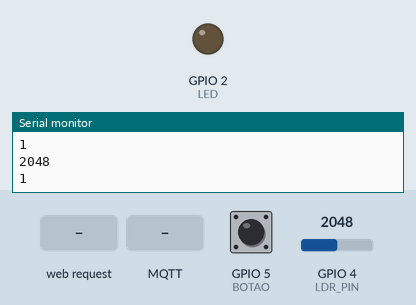
This sketch was run on a simulated ESP32. Shown: output pins drawn as LEDs (lit = HIGH), the last lines printed to the serial monitor. Inputs (shaded band) come from the test bench; at power-on: GPIO 4 (LDR_PIN) = 2048, GPIO 5 (BOTAO) HIGH. WiFi joins after 1.5 s; servers stay silent unless stated; no MQTT or app messages arrive unless stated.

Above: at 2.7 s.
2.8 s: HTTP request GET /virtual received
At 3.9 s:
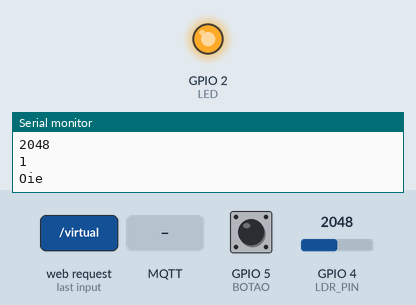
5.0 s: MQTT message "1" arrives on the first subscribed topic
At 6.3 s:
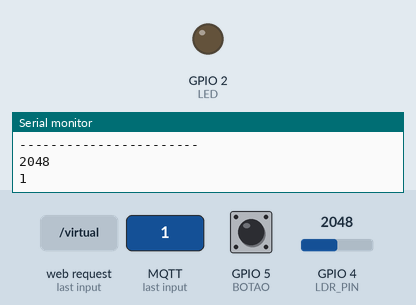
7.0 s: MQTT message "0" arrives on the first subscribed topic
At 8.1 s:
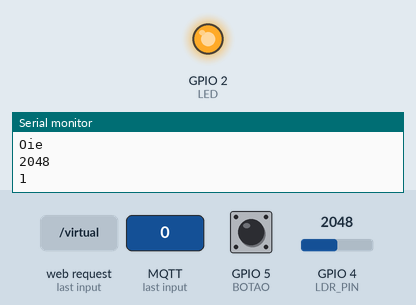
Timing chart, 0 to 10.0 s (numbered marks = the images above; inputs shaded):
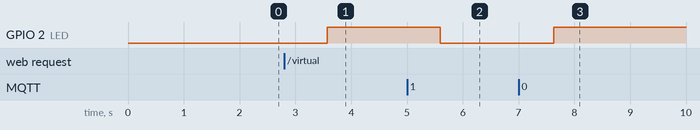

Measured:
- after the input at 2.8 s, GPIO 2 (LED): LOW → HIGH after 0.77 s
- after the input at 5.0 s, GPIO 2 (LED): HIGH → LOW after 0.59 s
- after the input at 7.0 s, GPIO 2 (LED): LOW → HIGH after 0.63 s

The sketch:

mqtt_web3.ino
```cpp
/* Comunicação WebServer e MQTT através do ESP-32 para verificar um botão, sensor LDR e envio de mensagens
   pelo próprio servidor web e/ou pelo aplicativo MQTT Dash.
   Obs1: O circuito para o sensor LDR consiste em um sensor LDR alimentado com 3.3V (do prórpio ESP-32) em
   um dos terminais e no outro (onde sai o sinal a ser lido - pino 4) ligado a um resistor de 10k, cujo outro terminal
   está ligado ao GND (também do ESP-32).
   Obs2: O server utilizado para o protocolo mqtt é: http://www.mqtt-dashboard.com/ ao ser executado pela rede
   ReinodeRocha
   Programação realizada pelo grupo: Marina, Cassio e Luan - 4E
 */
#include <WiFi.h>
#include <PubSubClient.h>
#include <WiFiClient.h>
#include <WebServer.h>
#include <ESPmDNS.h>
#define BOTAO 5
#define LED 2
#define LDR_PIN 4
#define DEBUG

//informações da rede WIFI
const char* ssid = "wifi_name";       //SSID da rede WIFI
const char* password = "wifi_password";    //senha da rede wifi

//informações do broker MQTT - Verifique as informações geradas pelo CloudMQTT
//const char* mqttServer = "192.168.0.171";   //server funciona com a rede IFRSautoIoT
//const char* mqttServer = "iot.eclipse.org";  // server
const char* mqttServer = "broker.mqtt-dashboard.com";  // server funciona
const char* mqttUser = "sensorult4E";      //user
const int   mqttPort = 1883;                  //port
const char* mqttTopicPubUlt ="sensorult4E/Distancia"; //tópico que sera assinado
const char* mqttTopicPubBotao ="sensorult4E/Botao"; //tópico que sera assinado
const char* mqttTopicSubBotLed ="sensorult4E/BotLed"; //tópico que será postado


WiFiClient espClient;
PubSubClient client(espClient);
WebServer server(80);
String dist;
String ldr;
String botao;
int ordem = 1;
float valorult;
int valorbotOld = 0;
int sensorldr = 0;
int valorbot = digitalRead(BOTAO);
void msgbot(){
  if (valorbot == 0){   //se botão for pressionado
      server.send(200,"text/plain","ON"); // mensagem em web_sever "ON"
  }
  else {              // se não for pressionado
      server.send(200, "text/plain", "OFF"); // mensagem em web_server "OFF"
  }
}
void msgldr(){              // função do sensor ldr
  int a = analogRead(LDR_PIN);  //lê valor do sensor
  String ldr = String(a);       // transforma em string
  server.send(200,"text/plain", ldr); //envia ao web_server
}
void BotVir() {           // função do botão pelo web_server
  server.send(200, "text/plain", "Oie");  // web_server mostra mensagem "oie"
  Serial.println("Oie");                  // printa a mesma mensagem na serial p/ usuário verificar se está de acordo
  digitalWrite(LED, HIGH);                // liga LED tbm para confirmação visual do usuário
}
void error() {                            // se a função chamada pelo web_server não existir
  String message = "File Not Found\n\n";
  message += "URI: ";
  message += server.uri();
  message += "\nMethod: ";
  message += (server.method() == HTTP_GET) ? "GET" : "POST";
  message += "\nArguments: ";
  message += server.args();
  message += "\n";
  for (uint8_t i = 0; i < server.args(); i++) {
    message += " " + server.argName(i) + ": " + server.arg(i) + "\n";
  }

  server.send(404, "text/plain", message);
}
void setup() {
  Serial.begin(9600);
  // abre a conexao de rede
  WiFi.mode(WIFI_STA);
  WiFi.begin(ssid, password);
  pinMode(BOTAO, INPUT_PULLUP);
  pinMode(LED, OUTPUT);
  pinMode(LDR_PIN, INPUT);

  while (WiFi.status() != WL_CONNECTED) {
    delay(500);
    #ifdef DEBUG
      Serial.println("Conectando ao WiFi..");
    #endif
  }
  #ifdef DEBUG
    Serial.println("Conectado na rede WiFi");
  #endif

  client.setServer(mqttServer, mqttPort);

  client.setCallback(callback);

  while (!client.connected()) {
    #ifdef DEBUG
    Serial.println("Conectando ao Broker MQTT...");
    #endif

    if (client.connect(mqttUser)) {
      #ifdef DEBUG
      Serial.println("Conectado");
      #endif

    } else {
      #ifdef DEBUG
      Serial.print("falha estado  ");
      Serial.print(client.state());
      #endif
      delay(2000);

    }
  }

  //chama as funções definidas acima conforme web_server requisitar
  server.on("/botao", msgbot);
  server.on("/sensor", msgldr);
  server.on("/virtual", BotVir);
  server.onNotFound(error);
  server.begin();
}


void callback(char* topic, byte* payload, unsigned int length) {

  //armazena msg recebida em uma sring
  payload[length] = '\0';
  String strMSG = String((char*)payload);

  #ifdef DEBUG
  Serial.print("Mensagem chegou do tópico: ");
  Serial.println(topic);
  Serial.print("Mensagem:");
  Serial.print(strMSG);
  Serial.println();
  Serial.println("-----------------------");
  #endif

  //aciona saída conforme msg recebida
  if (strMSG == "1"){         //se msg "1"
     digitalWrite(LED, LOW);  //estado do LED 0
  }else if (strMSG == "0"){   //se msg "0"
     digitalWrite(LED, HIGH);   //acende LED e
     Serial.println("Oie");     // printa mensagem
  }

}


//função pra reconectar ao servidor MQTT
void reconect() {
  //Enquanto estiver desconectado
  while (!client.connected()) {
    #ifdef DEBUG
    Serial.print("Tentando conectar ao servidor MQTT");
    #endif

    bool conectado = strlen(mqttUser) > 0 ?
                     client.connect("sensorult4E", mqttUser,"") :
                     client.connect("sensorult4E");

    if(conectado) {
      #ifdef DEBUG
      Serial.println("Conectado!");
      #endif
      //subscreve no tópico
      //client.subscribe(mqttTopicSub, 1); //nivel de qualidade: QoS 1
    } else {
      #ifdef DEBUG
      Serial.println("Falha durante a conexão.Code: ");
      Serial.println( String(client.state()).c_str());
      Serial.println("Tentando novamente em 10 s");
      #endif
      //Aguarda 10 segundos
      delay(10000);
    }
  }
}


void loop() {
  if (!client.connected()) {
    reconect();
  }
  valorbot = digitalRead(BOTAO);   // lê estado do botão
  if (valorbot != valorbotOld){   // verifica se houve alteração no estado do botão
    botao = String(valorbot);     // transforma o valor do botão para String
    client.publish (mqttTopicPubBotao, botao.c_str());  // publica no tópico do mqtt o estado do botão
    valorbotOld = valorbot;       // atualiza o estado do botão
  }
  sensorldr = analogRead(LDR_PIN); // lê sensor LDR
  ldr = String(sensorldr);        // transforma o valor em String
  Serial.println (sensorldr);     // printa valor do sensor
  Serial.println (botao);         // printa estado do botão (1 ou 0)
  client.publish (mqttTopicPubUlt, ldr.c_str());  // publica no tópico mqtt o valor do sensor
  client.subscribe(mqttTopicSubBotLed);           // se inscreve no tópico do botão virtual no mqtt
  server.handleClient();           // web_server

//  ordem++;
  delay (1000);
  client.loop();
}
```
